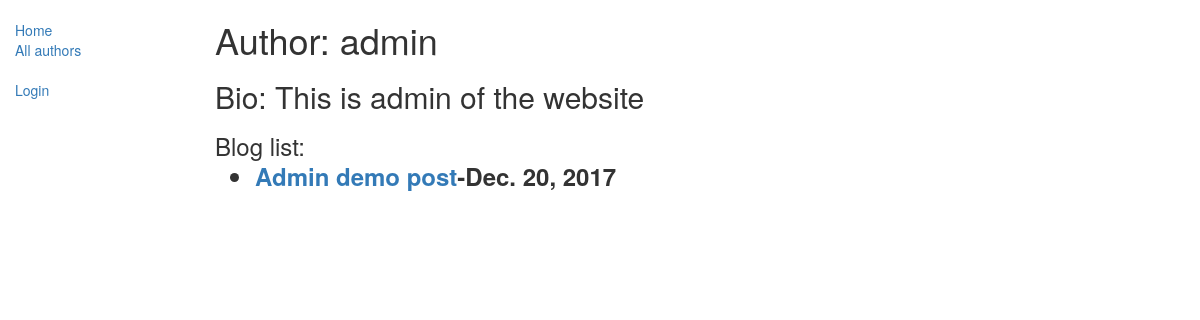
The page /blog/author/1 on the database its author committed.
### blog/models.py (models this page shows, shortened)
class Author(models.Model):
    name=models.ForeignKey(User, on_delete=models.SET_NULL,null=True)
    information=models.CharField(max_length=1000)

class Blog(models.Model):
    title=models.CharField(max_length=200)
    author=models.ForeignKey('Author',on_delete=models.SET_NULL,null=True)
    content=models.TextField(max_length=5000,help_text='You are only allowed to post charecters')
    pub_date = models.DateField(default=date.today)
    def __str__(self):
        return self.title
    class Meta:
        ordering=['-pub_date']

### blog/views.py (the view)
# urls.py: url(r'^author/(?P<pk>\d+)$',views.AuthorDetailView.as_view(),name='author-detail'),
class AuthorDetailView(generic.DetailView):
    model = Author

### blog/templates/blog/author_detail.html (shortened to what this page needs)
<!DOCTYPE html>
<html lang="en">
<head>
</head>
<body>
{% extends "base_generic.html" %}
{% block content %}
<h1>Author: {{ author.name }}</h1>
<h2>Bio: {{author.information}}</h2>
<h3> Blog list:
    {% for blog in author.blog_set.all %}
    <ul>
        <li>
            <dt><a href="{% url 'blog-detail' blog.pk %}">{{blog}}</a>-{{blog.pub_date}}</dt>
        </li>
    </ul>
    {% endfor %}
</h3>
{% endblock %}

### rows shown on the page
Author: name "admin", information "This is admin of the website"
Blog: title "Admin demo post", pub_date "Dec. 20, 2017"
